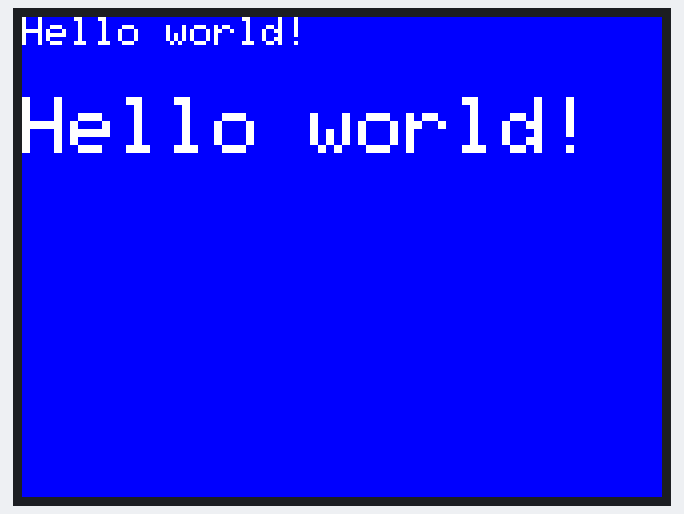
The sketch below on a simulated ESP32. Parts: 320×240 colour display.

Above: at 0.3 s.

The sketch:

WioTerminal_LCD.ino
```cpp
#include"TFT_eSPI.h"
TFT_eSPI tft;

void setup() {
  tft.begin();
  tft.setRotation(3);

  tft.fillScreen(TFT_BLUE); //Red background

  tft.setTextColor(TFT_WHITE);          //sets the text colour to black
  tft.setTextSize(2);                   //sets the size of text
  tft.drawString("Hello world!", 0, 0); //prints strings from (0, 0)
  tft.setTextSize(4);
  tft.drawString("Hello world!", 0, 40);
}

void loop() {}
```
